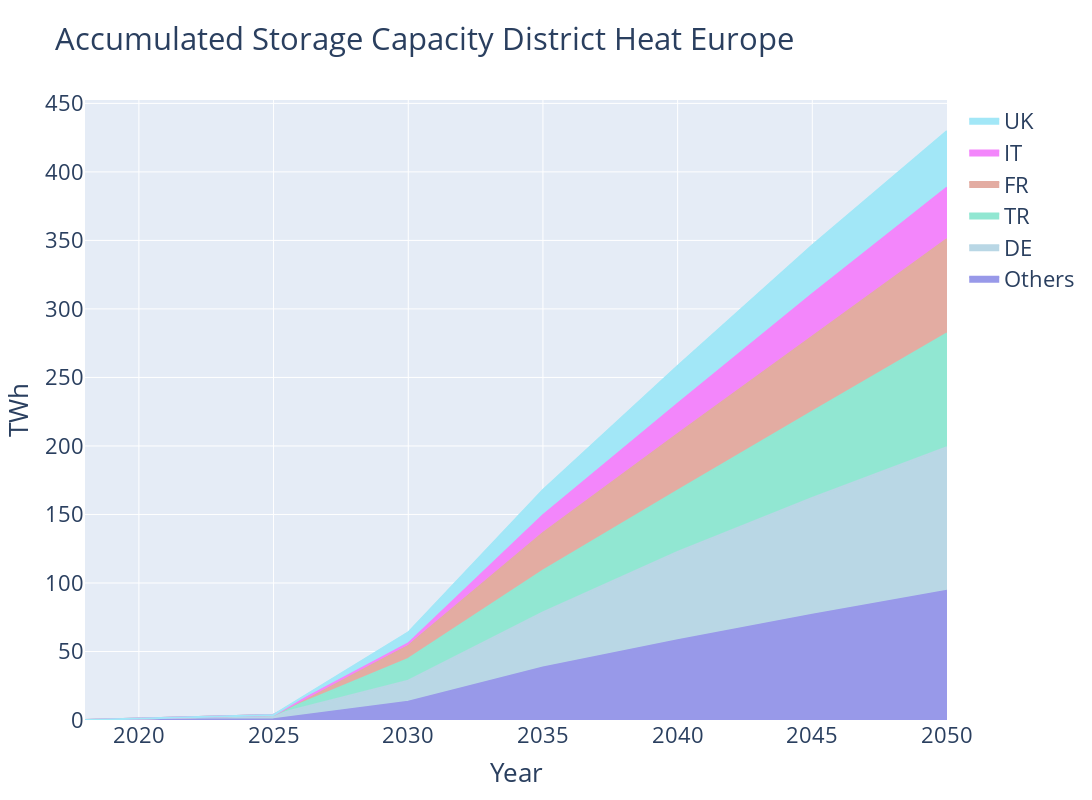
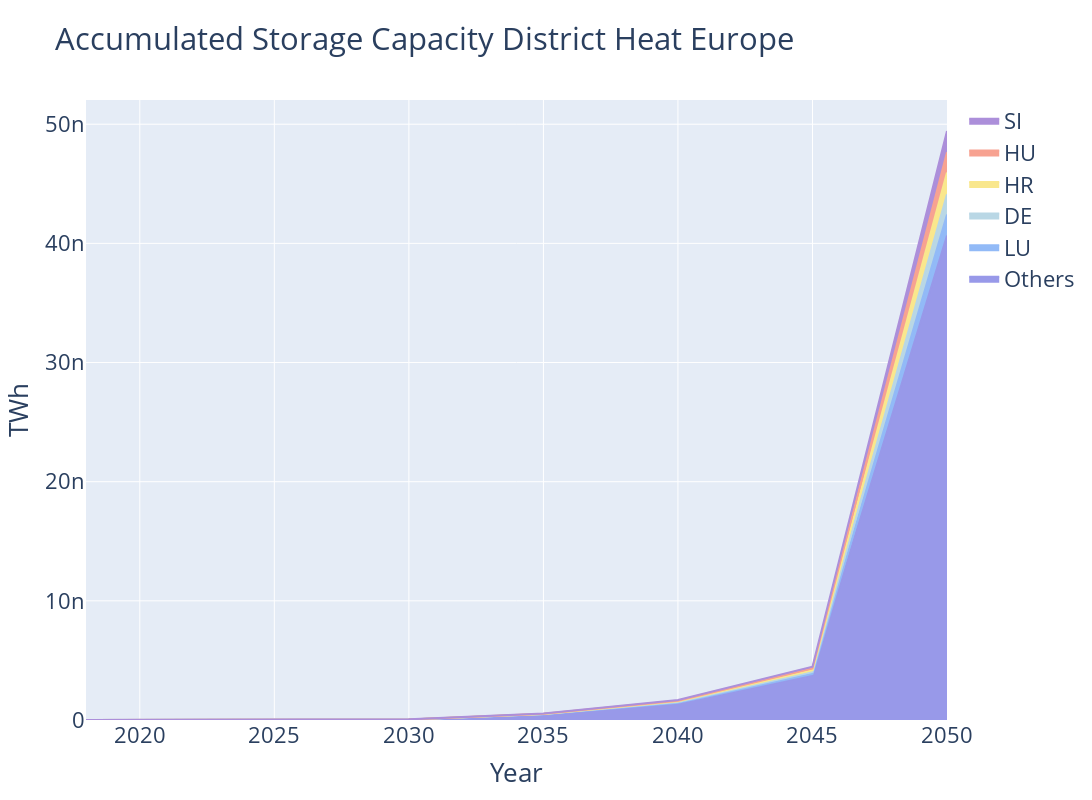

The code cell stored with these charts, in order, in its notebook:
### Code cell
#stacked_accumulated_energy(DAILY_DATA, region=REGION, title_addon="Daily", write_fig=WRITE_FIGS)[0].show()
stacked_accumulated_energy(SEASON_DATA, region=REGION, title_addon="", write_fig=WRITE_FIGS).show()
stacked_accumulated_energy(EXPENSIVE_HLDH, region=REGION, title_addon="Expensive", write_fig=WRITE_FIGS).show()

### Figure 1 — Plotly figure (JSON) as saved in the notebook; plotly's stock layout.template omitted (floating-point values rounded to 4 significant figures)
{"data": [{"fillcolor": "#9899e9", "legendgroup": "Others", "line": {"color": "#9899e9"}, "name": "Others", "showlegend": true, "stackgroup": "one", "type": "scatter", "x": [2040, 2035, 2030, 2025, 2018, 2050, 2045], "y": [58.16, 38.38, 13.39, 0.5091, 1.037e-08, 94.29, 76.77]}, {"fillcolor": "#b9d7e5", "legendgroup": "DE", "line": {"color": "#b9d7e5"}, "name": "DE", "showlegend": true, "stackgroup": "one", "type": "scatter", "x": [2018, 2025, 2030, 2035, 2040, 2045, 2050], "y": [3.844e-10, 3.194, 15.34, 40.16, 64.58, 85.32, 104.8]}, {"fillcolor": "#91e7d2", "legendgroup": "TR", "line": {"color": "#91e7d2"}, "name": "TR", "showlegend": true, "stackgroup": "one", "type": "scatter", "x": [2050, 2040, 2035, 2030, 2025, 2018, 2045], "y": [82.99, 44.62, 30.42, 15.9, 1.219e-07, 3.789e-10, 63.01]}, {"fillcolor": "#e3aca2", "legendgroup": "FR", "line": {"color": "#e3aca2"}, "name": "FR", "showlegend": true, "stackgroup": "one", "type": "scatter", "x": [2050, 2045, 2040, 2025, 2030, 2018, 2035], "y": [68.9, 54.72, 41.24, 5.793e-08, 9.486, 3.433e-10, 27.56]}, {"fillcolor": "#f386fb", "legendgroup": "IT", "line": {"color": "#f386fb"}, "name": "IT", "showlegend": true, "stackgroup": "one", "type": "scatter", "x": [2040, 2045, 2035, 2050, 2025, 2018, 2030], "y": [22.26, 31.1, 12.97, 37.61, 2.011e-07, 4.578e-10, 1.805]}, {"fillcolor": "#a2e7f7", "legendgroup": "UK", "line": {"color": "#a2e7f7"}, "name": "UK", "showlegend": true, "stackgroup": "one", "type": "scatter", "x": [2018, 2030, 2035, 2040, 2045, 2050, 2025], "y": [4.093e-10, 7.97, 18.31, 27.42, 35.59, 41.22, 3.878e-08]}], "layout": {"barmode": "stack", "font": {"size": 22}, "height": 800, "legend": {"traceorder": "reversed"}, "title": {"text": "Accumulated Storage Capacity District Heat Europe"}, "width": 1400, "xaxis": {"title": {"text": "Year"}}, "yaxis": {"title": {"text": "TWh"}}}}

### Figure 2 — Plotly figure (JSON) as saved in the notebook; plotly's stock layout.template omitted (floating-point values rounded to 4 significant figures)
{"data": [{"fillcolor": "#9899e9", "legendgroup": "Others", "line": {"color": "#9899e9"}, "name": "Others", "showlegend": true, "stackgroup": "one", "type": "scatter", "x": [2040, 2035, 2030, 2025, 2018, 2050, 2045], "y": [1.396e-09, 4.566e-10, 4.479e-11, 1.281e-11, 3.407e-12, 4.066e-08, 3.726e-09]}, {"fillcolor": "#92baf7", "legendgroup": "LU", "line": {"color": "#92baf7"}, "name": "LU", "showlegend": true, "stackgroup": "one", "type": "scatter", "x": [2018, 2025, 2030, 2035, 2040, 2045, 2050], "y": [1.359e-13, 4.691e-13, 1.535e-12, 1.858e-11, 5.596e-11, 1.49e-10, 1.759e-09]}, {"fillcolor": "#b9d7e5", "legendgroup": "DE", "line": {"color": "#b9d7e5"}, "name": "DE", "showlegend": true, "stackgroup": "one", "type": "scatter", "x": [2018, 2025, 2030, 2035, 2040, 2045, 2050], "y": [1.362e-13, 4.72e-13, 1.531e-12, 1.818e-11, 5.619e-11, 1.547e-10, 1.701e-09]}, {"fillcolor": "#f9e78d", "legendgroup": "HR", "line": {"color": "#f9e78d"}, "name": "HR", "showlegend": true, "stackgroup": "one", "type": "scatter", "x": [2050, 2045, 2040, 2025, 2030, 2018, 2035], "y": [1.827e-09, 1.508e-10, 5.675e-11, 5.019e-13, 1.566e-12, 1.357e-13, 1.866e-11]}, {"fillcolor": "#f7a291", "legendgroup": "HU", "line": {"color": "#f7a291"}, "name": "HU", "showlegend": true, "stackgroup": "one", "type": "scatter", "x": [2040, 2045, 2035, 2050, 2025, 2018, 2030], "y": [5.623e-11, 1.503e-10, 1.787e-11, 1.705e-09, 4.691e-13, 1.363e-13, 1.506e-12]}, {"fillcolor": "#ac8fda", "legendgroup": "SI", "line": {"color": "#ac8fda"}, "name": "SI", "showlegend": true, "stackgroup": "one", "type": "scatter", "x": [2050, 2040, 2035, 2030, 2018, 2045, 2025], "y": [1.779e-09, 5.666e-11, 1.892e-11, 1.82e-12, 1.354e-13, 1.486e-10, 4.863e-13]}], "layout": {"barmode": "stack", "font": {"size": 22}, "height": 800, "legend": {"traceorder": "reversed"}, "title": {"text": "Accumulated Storage Capacity District Heat Europe"}, "width": 1400, "xaxis": {"title": {"text": "Year"}}, "yaxis": {"title": {"text": "TWh"}}}}
